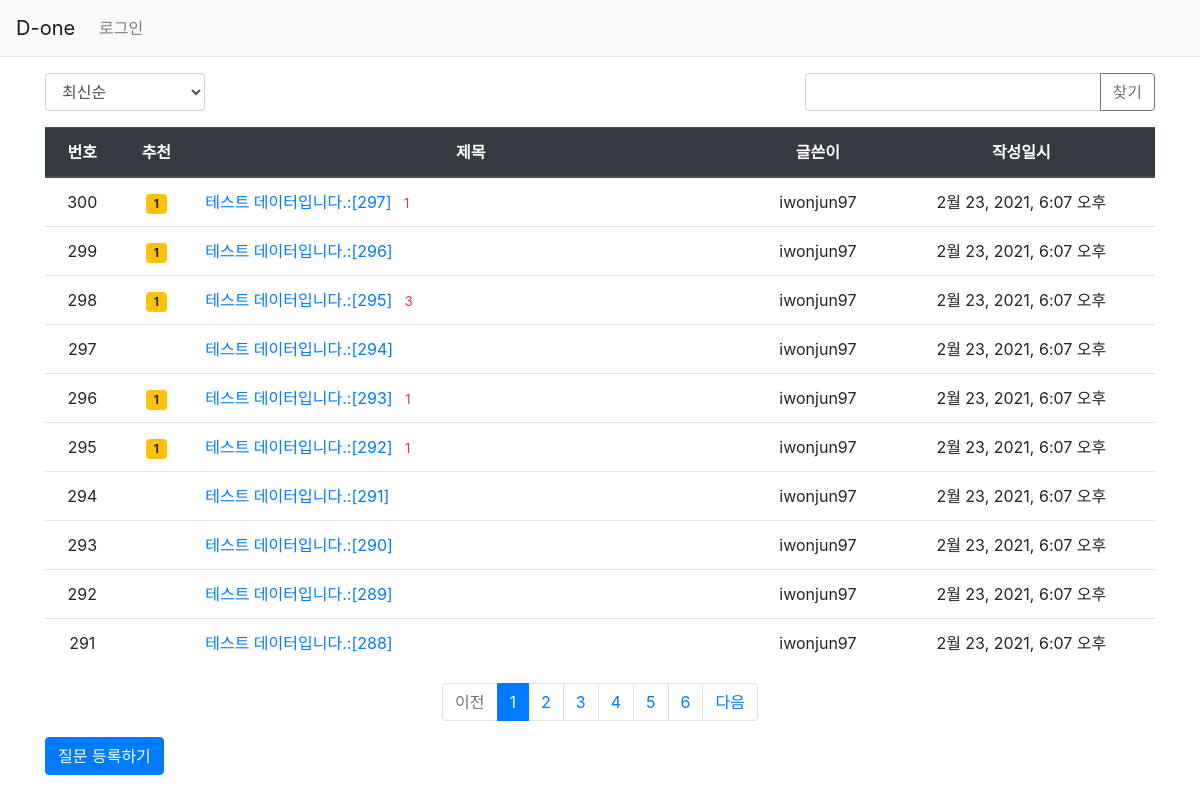
Page /pybo/ on the earlier database version.
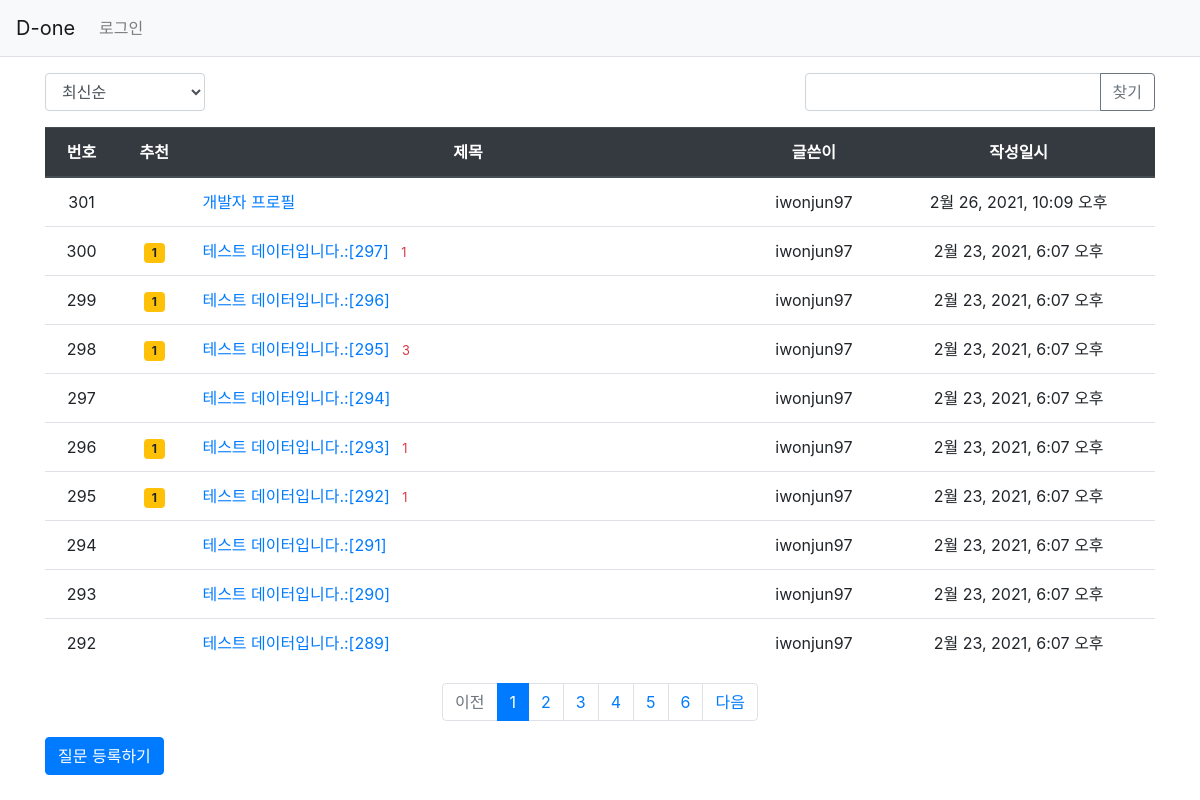
Same page on the later database version.
### pybo/models.py (models this page shows, shortened)
class Question(models.Model):
    author = models.ForeignKey(User, on_delete=models.CASCADE, related_name='author_question')
    modify_date = models.DateTimeField(null=True, blank=True) #수정 일시를 의미. null,blank = 어떤조건으로든 값을 비어둘 수 있음을 의미.
    subject = models.CharField(max_length=200)
    content = models.TextField()
    create_date = models.DateTimeField()
    voter = models.ManyToManyField(User, related_name='voter_question')

### pybo/views/base_views.py (the view, shortened to what this page needs)
# urls.py: path('', base_views.index, name='index'),
def index(request):
    page = request.GET.get('page', '1') #페이지
    kw = request.GET.get('kw', '') #검색어
    so = request.GET.get('so', 'recent') #정렬 기준
    if so == 'recommend':
        question_list = Question.objects.annotate(num_voter=Count('voter')).order_by('-num_voter', '-create_date') #annotate : 필드를 임시로 추가
    elif so == 'popular':
        question_list = Question.objects.annotate(num_answer=Count('answer')).order_by('-num_answer', '-create_date')
    else : #recent
        question_list = Question.objects.order_by('-create_date')
    paginator = Paginator(question_list, 10) #페이지 당 10개씩 보여주기
    page_obj = paginator.get_page(page)
    context = {'question_list': page_obj, 'page': page, 'kw':kw}
    return render(request, 'pybo/question_list.html', context)

### pybo/templatetags/pybo_filter.py (called while the page is built)
@register.filter
def sub(value, arg):
    return value - arg

### templates/pybo/question_list.html (shortened to what this page needs)
{% extends 'base.html' %}
{% load pybo_filter %}
{% block content %}
<div class='container my-3'>
    <div class="row justify-content-between my-3">
        <div class="col-2">
            <select class="form-control so">
                <option value = "recent" {% if so == 'recent' %} selected {% endif %}>최신순</option>
            </select>
        </div>
        <div class="col-4 input-group">
            <input type="text" class="form-control kw" value="{{ kw|default_if_none:''}}">
            <div class="input-group-append">
                <button class="btn btn-outline-secondary" type="button" id="btn_search">찾기</button>
            </div>
        </div>
    </div>
    <table class='table'>
        <thead>
        <tr class='text-center thead-dark'>
            <th>번호</th>
            <th>추천</th>
            <th style="width:50%">제목</th>
            <th>글쓴이</th>
            <th>작성일시</th>
        </tr>
        </thead>
        <tbody>
        {% if question_list %}
        {% for question in question_list %}
        <tr class="text-center">
            <td>{{ question_list.paginator.count|sub:question_list.start_index|sub:forloop.counter0|add:1 }}</td>
            <td>
                {% if question.voter.all.count > 0 %}
                <span class="badge badge-warning px-2 py-1">
                    {{question.voter.all.count}}
                </span>
                {% endif %}
            </td>
            <td class="text-left">
                <a href ="{% url 'pybo:detail' question.id %}">{{ question.subject}}</a>
                    {% if question.answer_set.count > 0 %}
                    <span class="text-danger small ml-2">
                        {{ question.answer_set.count }}
                    </span>
                    {% endif %}
            </td>
            <td>{{ question.author.username }}</td>
            <td>{{ question.create_date }}</td>
        </tr>
        {% endfor %}
        {% else %}
        <tr>
            <td colspan="3">질문이 없습니다.</td>
        </tr>
        {% endif %}
        </tbody>
    </table>
    <ul class="pagination justify-content-center">
        {% if question_list.has_previous %}
        <li class="page-item">
            <a class="page-link" data-page="{{question_list.previous_page_number}}" href="#">이전</a>
        </li>
        {% else %}
        <li class ="page-item disabled">
            <a class="page-link" tabindex="-1" aria-disabled="true" href="#">이전</a>
        </li>
        {% endif %}
        {% for page_number in question_list.paginator.page_range %}
        {% if page_number >= question_list.number|add:-5 and page_number <= question_list.number|add:5 %}
            {% if page_number == question_list.number %}
            <li class="page-item active" aria-current="page">
                <a class="page-link" data-page="{{page_number}}" href="#">{{ page_number }}</a>
            </li>
            {% else %}
            <li class="page-item">
                <a class="page-link" data-page="{{page_number}}" href="#">{{ page_number }}</a>
            </li>
            {% endif %}
        {% endif %}
        {% endfor %}
        {% if question_list.has_next %}
        <li class="page-item">
            <a class="page-link" data-page="{{question_list.next_page_number}}" href="#">다음</a>
        </li>
        {% else %}
        <li class="page-item disabled">
            <a class="page-link" tabindex="-1" aria-disabled="true" href="#">다음</a>
        </li>
        {% endif %}
    </ul>
    <a href="{% url 'pybo:question_create' %}" class="btn btn-primary">질문 등록하기</a>
</div>
{% endblock %}

### templates/base.html (shortened to what this page needs)
{% load static %}
<!DOCTYPE html>
<html lang="ko">
<head>
    <link rel='stylesheet' type='text/css' href="{% static 'bootstrap.min.css' %}">
</head>
<body>
{% include "navbar.html" %}
{% block content %}
{% endblock %}
</body>
</html>

### templates/navbar.html (shortened to what this page needs)
<nav class="navbar navbar-expand-lg navbar-light bg-light border-bottom">
    <a class="navbar-brand" href="{% url 'pybo:index' %}">D-one</a>
    <div class="collapse navbar-collapse flex-grow-0" id="navbarNav">
        <ul class="navbar-nav">
            <li class="nav-item">
                {% if user.is_authenticated %}
                {{ user.username }}님 안녕하세요. <a class="nav-link" href="{% url 'common:logout' %}">(로그아웃)</a>
                {% else %}
                <a class="nav-link" href="{% url 'common:login' %}">로그인</a>
                {% endif %}
            </li>
        </ul>
    </div>
</nav>

Differences in the rows shown:
no longer on this page (row unchanged): Question: paginator.count|sub "291", subject "테스트 데이터입니다.:[288]", author.username "iwonjun97", create_date "2월 23, 2021, 6:07 오후"
added Question: paginator.count|sub "301", subject "개발자 프로필", author.username "iwonjun97", create_date "2월 26, 2021, 10:09 오후"
